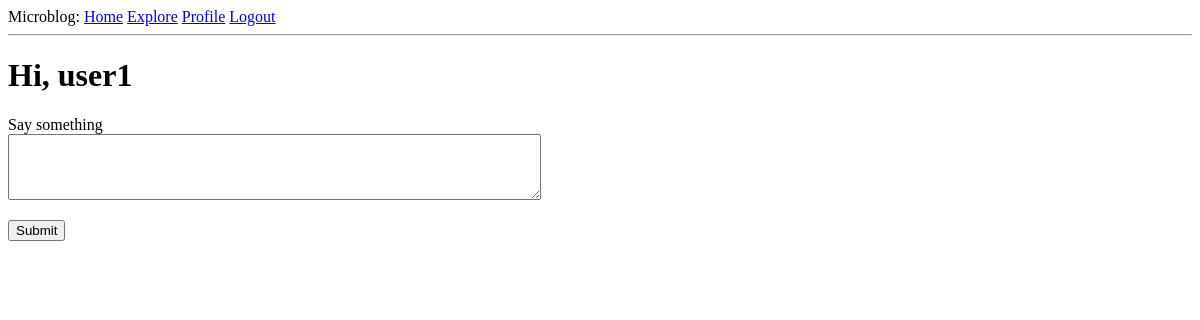
The page /index (signed in) on the database as committed earlier.
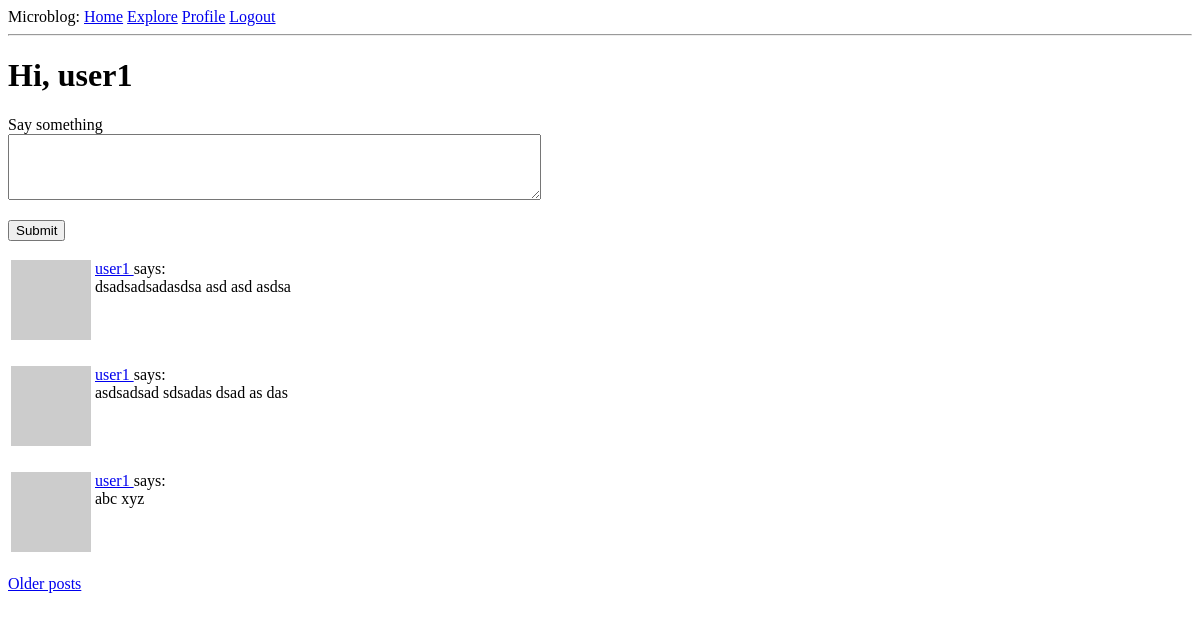
The same page on the database as committed later.
### blog/models.py (models this page shows, shortened)
class Post(db.Model):
    id = db.Column(db.Integer, primary_key=True)
    body = db.Column(db.String(140))
    timestamp = db.Column(db.DateTime, index=True, default=datetime.utcnow)
    user_id = db.Column(db.Integer, db.ForeignKey("user.id"))

class User(UserMixin, db.Model):
    id = db.Column(db.Integer, primary_key=True)
    username = db.Column(db.String(64), index=True, unique=True)
    email = db.Column(db.String(120), index=True, unique=True)
    password_hash = db.Column(db.String(128))
    posts = db.relationship("Post", backref="author", lazy="dynamic")
    about_me = db.Column(db.String(140))
    last_seen = db.Column(db.DateTime, default=datetime.utcnow)
    followed = db.relationship(
        "User",
        secondary=followers,
        primaryjoin=(followers.c.follower_id == id),
        secondaryjoin=(followers.c.followed_id == id),
        backref=db.backref("followers", lazy="dynamic"),
        lazy="dynamic",
    )
    def avatar(self, size):
        digest = md5(self.email.lower().encode("utf-8")).hexdigest()
        return "https://www.gravatar.com/avatar/{}?d=identicon&s={}".format(
            digest, size
        )
    def followed_posts(self):
        followed = Post.query.join(
            followers, (followers.c.followed_id == Post.user_id)
        ).filter(followers.c.follower_id == self.id)
        own = Post.query.filter_by(user_id=self.id)
        return followed.union(own).order_by(Post.timestamp.desc())

### blog/routes.py (the view)
@app.route("/", methods=["GET", "POST"])
@app.route("/index", methods=["GET", "POST"])
@login_required
def index():
    form = PostForm()
    if form.validate_on_submit():
        post = Post(body=form.post.data, author=current_user)
        db.session.add(post)
        db.session.commit()
        flash("Your post is now live!")
        return redirect(url_for("index"))
    page = request.args.get("page", 1, type=int)
    posts = current_user.followed_posts().paginate(
        page, app.config["POSTS_PER_PAGE"], False
    )
    next_url = url_for("index", page=posts.next_num) if posts.has_next else None
    prev_url = url_for("index", page=posts.prev_num) if posts.has_prev else None
    return render_template(
        "index.html",
        title="Home",
        form=form,
        posts=posts.items,
        next_url=next_url,
        prev_url=prev_url,
    )

### blog/forms.py
class PostForm(FlaskForm):
    post = TextAreaField(
        "Say something", validators=[DataRequired(), Length(min=1, max=140)]
    )
    submit = SubmitField("Submit")

### blog/models.py (called while the page is built)
@login.user_loader
def load_user(id):
    return User.query.get(int(id))

### blog/routes.py (called while the page is built)
@app.before_request
def before_request():
    if current_user.is_authenticated:
        current_user.last_seen = datetime.utcnow()
        db.session.commit()

### blog/templates/index.html (shortened to what this page needs)
{% extends 'base.html' %}
{% block content %}
<h1>
    Hi, {{ current_user.username}}
</h1>
{% if form %}
<form action="" method="post">
    <p>
        {{form.post.label}} <br>
        {{form.post(cols = 64, rows = 4)}}
    </p>
    <p>{{form.submit()}}</p>
</form>
{% endif %}
{% for post in posts %}
<div>
    <p>
        {% include '_post.html' %}
    </p>
</div>
{% endfor %}
{% if next_url %}
<a href="{{next_url}}">Older posts</a>
{% endif %}
{% endblock %}

### blog/templates/_post.html
<table>
    <tr valign="top">
        <td><img src="{{post.author.avatar(36)}}"></td>
        <td>
            <a href="{{url_for('user',username = post.author.username)}}">{{post.author.username}} </a>
            says: <br> {{post.body}}
        </td>
    </tr>
</table>

Rows that differ between the two databases and show on the page:
added Post: author.username "user1", body "dsadsadsadasdsa asd asd asdsa"
added Post: author.username "user1", body "asdsadsad sdsadas dsad as das"
added Post: author.username "user1", body "abc xyz"
Other text that changed with them:
text now shown: "Older posts"
